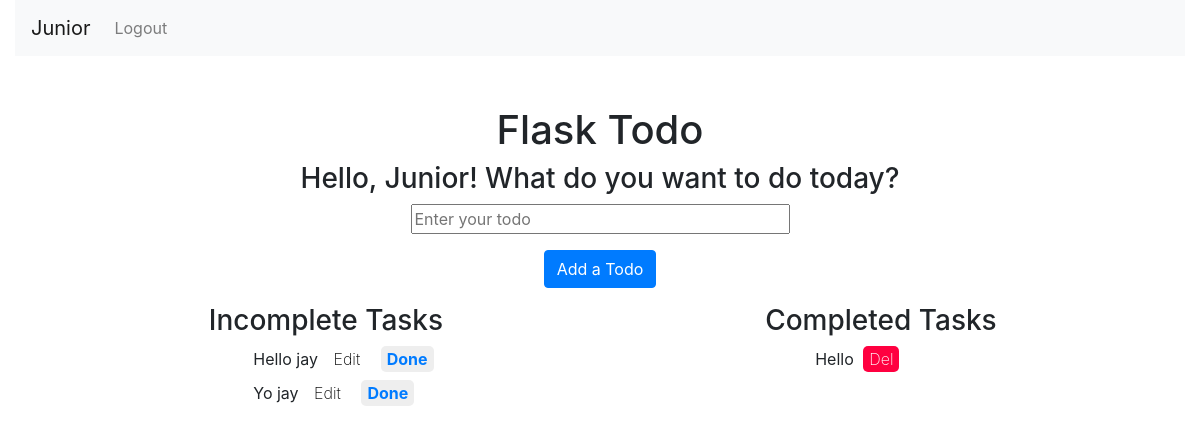
Before: /index (signed in) with the older database file.
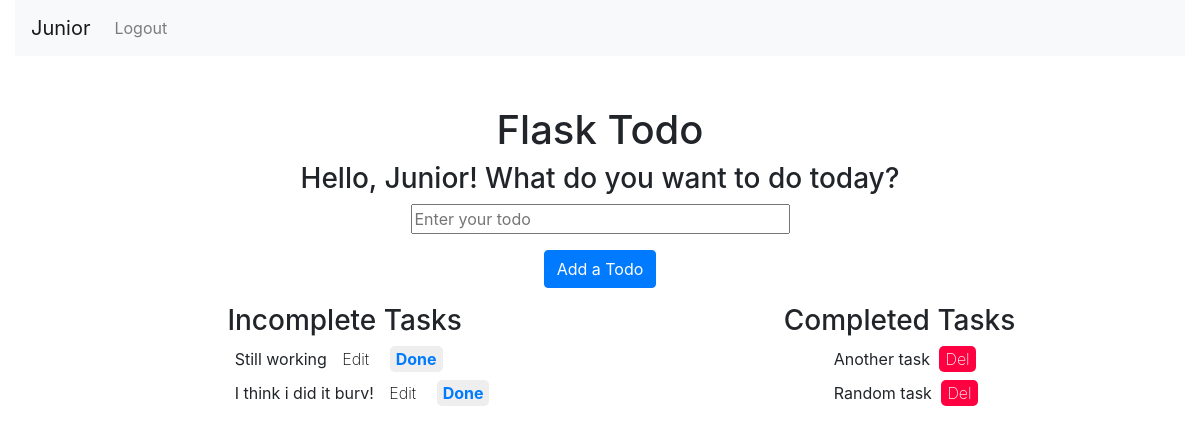
After: the same page with the newer database file.
### app/models.py (models this page shows, shortened)
class User(UserMixin, db.Model):
    id = db.Column(db.Integer, primary_key=True)
    username = db.Column(db.String(64), index=True, unique=True)
    email = db.Column(db.String(120), index=True, unique=True)
    password_hash = db.Column(db.String(128))
    tasks = db.relationship('Task', backref='author', lazy='dynamic')

class Task(db.Model):
    id = db.Column(db.Integer, primary_key=True)
    body = db.Column(db.String(140))
    timestamp = db.Column(db.DateTime, index=True, default=datetime.utcnow)
    completed = db.Column(db.Boolean, default=False)
    user_id = db.Column(db.Integer, db.ForeignKey('user.id'))

### app/routes.py (the view)
@app.route('/', methods=('GET', 'POST'))
@app.route('/index', methods=('GET', 'POST'))
@login_required
def index():
    itasks = Task.query.filter_by(completed=False).all()
    ctasks = Task.query.filter_by(completed=True).all()
    form = TaskFrom()
    if form.validate_on_submit():
        task = Task(body=form.task.data, author=current_user)
        db.session.add(task)
        db.session.commit()
        return redirect(url_for('index'))
    return render_template('index.html', title='Home', form=form, itasks=itasks, ctasks=ctasks)

### app/forms.py
class TaskFrom(FlaskForm):
    task = StringField('Task', validators=[DataRequired()])
    completed = BooleanField()
    submit = SubmitField('Add Todo')

### app/models.py (called while the page is built)
@login_manager.user_loader
def load_user(user_id):
    return User.query.get(user_id)

### app/templates/index.html (shortened to what this page needs)
{% extends 'base.html' %}
{% block content %}
<div class="todo-form">
    <h1 class="title">Flask Todo</h1>
    <h3>Hello, {{ current_user.username|capitalize }}! What do you want to do today?</h3>
    <form action="" method="POST">
        <p>
            {{ form.task(size=32, placeholder='Enter your todo') }} <br>
        </p>
        <p>{{ form.submit(class="btn btn-primary", value="Add a Todo") }}</p>
    </form>
</div>
<div class="tasks container-fluid">
    <div class="incomplete">
        <h3>Incomplete Tasks</h3>
        <ul>
            {% for task in itasks %}
                {% if task.author.username == current_user.username %}
                    <li>
                        {{ task.body|capitalize }}
                        <a class="button update" href="{{url_for('update', id=task.id)}}">Edit</a>
                        <a class="button" href="{{url_for('complete', id=task.id)}}">Done</a>
                    </li>
                {% endif %}
            {% endfor %}
        </ul>
    </div>
    <div class="completed">
        <h3>Completed Tasks</h3>
        <ul>
            {% for task in ctasks %}
                {% if task.author.username == current_user.username %}
                    <li>
                        {{ task.body|capitalize }}
                        <a class="button danger" href="{{url_for('delete', id=task.id)}}">Del</a>
                    </li>
                {% endif %}
            {% endfor %}
        </ul>
    </div>
</div>
{% endblock content %}

### app/templates/base.html (shortened to what this page needs)
<!doctype html>
<html lang="en">
<head>
    <link rel="stylesheet" href="https://maxcdn.bootstrapcdn.com/bootstrap/4.0.0/css/bootstrap.min.css"
>
    <link rel="stylesheet" href="{{ url_for('static', filename='css/base.css') }}">
</head>
<body>
    <div class="container-fluid">
        <nav class="navbar navbar-expand-lg navbar-light bg-light">
            {% if  not current_user.is_anonymous %}
            <a class="navbar-brand" href="{{ url_for('index')}}">{{ current_user.username|capitalize }}</a>
            {% endif %}
            <div class="collapse navbar-collapse" id="navbarNavAltMarkup">
                <div class="navbar-nav">
                    {% if current_user.is_anonymous %}
                    <a class="nav-item nav-link" href="{{ url_for('login') }}">Login</a>
                    {% else %}
                    <a class="nav-item nav-link" href="{{ url_for('logout') }}">Logout</a>
                    {% endif %}
                </div>
            </div>
        </nav>
        <div class="container-fluid">
            {% block content %}{% endblock content %}
        </div>
    </div>
</body>
</html>

### app/static/css/base.css (style rules this page uses)
.title { margin-top: 50px; }
.tasks { display: flex; justify-content: space-around; }
.tasks h3 { text-align: center; }
.todo-form { text-align: center; }
.tasks li { list-style: none; margin: 10px; }
.button { background-color: #EEEEEE; padding: 3px 6px; margin: 5px; text-decoration:none; font-weight:bold; border-radius:5px; cursor:pointer; }
.danger { background-color:#FF0040; color: #FFFFFF; font-weight: 200; }
.update { background-color: white; color: black; font-weight: 200; }

Changed rows visible on the page:
removed Task: body "Hello jay", shown under "Incomplete Tasks"
removed Task: body "Yo jay", shown under "Incomplete Tasks"
removed Task: body "Hello", shown under "Completed Tasks"
added Task: body "Still working", shown under "Incomplete Tasks"
added Task: body "I think i did it burv!", shown under "Incomplete Tasks"
added Task: body "Another task", shown under "Completed Tasks"
added Task: body "Random task", shown under "Completed Tasks"
